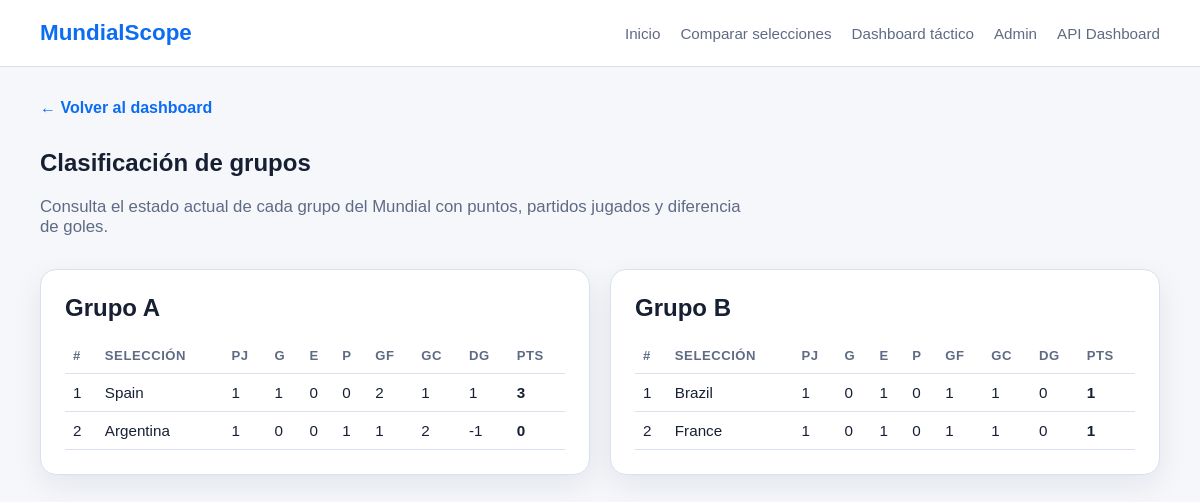
Page /matches/groups/ on the committed database.
### teams/models.py (models this page shows, shortened)
class Team(models.Model):
    class Confederation(models.TextChoices):
        UEFA = "UEFA", "UEFA"
        CONMEBOL = "CONMEBOL", "CONMEBOL"
        CONCACAF = "CONCACAF", "CONCACAF"
        CAF = "CAF", "CAF"
        AFC = "AFC", "AFC"
        OFC = "OFC", "OFC"
    name = models.CharField(max_length=100, unique=True)
    fifa_code = models.CharField(max_length=3, unique=True)
    confederation = models.CharField(max_length=10, choices=Confederation.choices)
    coach = models.CharField(max_length=100, blank=True)
    fifa_ranking = models.PositiveIntegerField(null=True, blank=True)
    group = models.CharField(max_length=1, blank=True)
    primary_color = models.CharField(max_length=7, blank=True)
    secondary_color = models.CharField(max_length=7, blank=True)
    is_active = models.BooleanField(default=True)
    class Meta:
        ordering = ["name"]

### matches/views.py (the view)
# urls.py: path("groups/", GroupStandingsPageView.as_view(), name="group-standings"),
class GroupStandingsPageView(TemplateView):
    template_name = "matches/group_standings.html"
    def get_context_data(self, **kwargs):
        context = super().get_context_data(**kwargs)
        context["group_standings"] = build_group_standings()
        return context

### templates/matches/group_standings.html (shortened to what this page needs)
{% extends "base.html" %}
{% block content %}
<section class="page-header">
    <a class="back-link" href="/">← Volver al dashboard</a>
    <h1>Clasificación de grupos</h1>
    <p class="hero-text">
        Consulta el estado actual de cada grupo del Mundial con puntos, partidos jugados y diferencia de goles.
    </p>
</section>
{% if group_standings %}
    <div class="group-grid full-groups">
        {% for group, rows in group_standings.items %}
            <section class="card group-card">
                <h2>Grupo {{ group }}</h2>
                <table class="standings-table">
                    <thead>
                        <tr>
                            <th>#</th>
                            <th>Selección</th>
                            <th>PJ</th>
                            <th>G</th>
                            <th>E</th>
                            <th>P</th>
                            <th>GF</th>
                            <th>GC</th>
                            <th>DG</th>
                            <th>Pts</th>
                        </tr>
                    </thead>
                    <tbody>
                        {% for row in rows %}
                            <tr>
                                <td>{{ forloop.counter }}</td>
                                <td>
                                    <a href="{% url 'teams:team-page-detail' row.team.pk %}">
                                        {{ row.team.name }}
                                    </a>
                                </td>
                                <td>{{ row.played }}</td>
                                <td>{{ row.wins }}</td>
                                <td>{{ row.draws }}</td>
                                <td>{{ row.losses }}</td>
                                <td>{{ row.goals_for }}</td>
                                <td>{{ row.goals_against }}</td>
                                <td>{{ row.goal_difference }}</td>
                                <td><strong>{{ row.points }}</strong></td>
                            </tr>
                        {% endfor %}
                    </tbody>
                </table>
            </section>
        {% endfor %}
    </div>
{% else %}
    <p>No hay grupos con partidos finalizados todavía.</p>
{% endif %}
{% endblock %}

### static/css/styles.css (style rules this page uses)
:root { --bg: #f5f7fb; --surface: #ffffff; --text: #172033; --muted: #5f6b84; --border: #d9e1ee; --primary: #0c6cf2; --primary-dark: #0a56c2; --shadow: 0 10px 30px rgba(15, 23, 42, 0.08); --radius: 16px; --container: 1120px; }
* { box-sizing: border-box; }
body { margin: 0; font-family: Arial, sans-serif; background: var(--bg); color: var(--text); }
a { color: inherit; text-decoration: none; }
.hero-text { max-width: 720px; color: var(--muted); font-size: 1.05rem; }
.card { background: var(--surface); border: 1px solid var(--border); border-radius: var(--radius); padding: 24px; box-shadow: var(--shadow); }
.page-header { margin-bottom: 32px; }
.back-link { display: inline-block; margin-bottom: 12px; color: var(--primary); font-weight: 600; }
.group-grid { display: grid; grid-template-columns: repeat(2, 1fr); gap: 20px; }
.full-groups { margin-bottom: 40px; }
.group-card h2, .group-card h3 { margin-top: 0; margin-bottom: 16px; }
.standings-table { width: 100%; border-collapse: collapse; font-size: 0.95rem; }
.standings-table th, .standings-table td { padding: 10px 8px; border-bottom: 1px solid var(--border); text-align: left; }
.standings-table th { color: var(--muted); font-size: 0.82rem; text-transform: uppercase; letter-spacing: 0.04em; }

### rows in the picture
Team: team.name "Spain", played "1", wins "1", draws "0", losses "0", goals_for "2", goals_against "1", goal_difference "1", points "3"
Team: team.name "Argentina", played "1", wins "0", draws "0", losses "1", goals_for "1", goals_against "2", goal_difference "-1", points "0"
Team: team.name "Brazil", played "1", wins "0", draws "1", losses "0", goals_for "1", goals_against "1", goal_difference "0", points "1"
Team: team.name "France", played "1", wins "0", draws "1", losses "0", goals_for "1", goals_against "1", goal_difference "0", points "1"

### other values in the picture
{{ group }} "A" "B"
